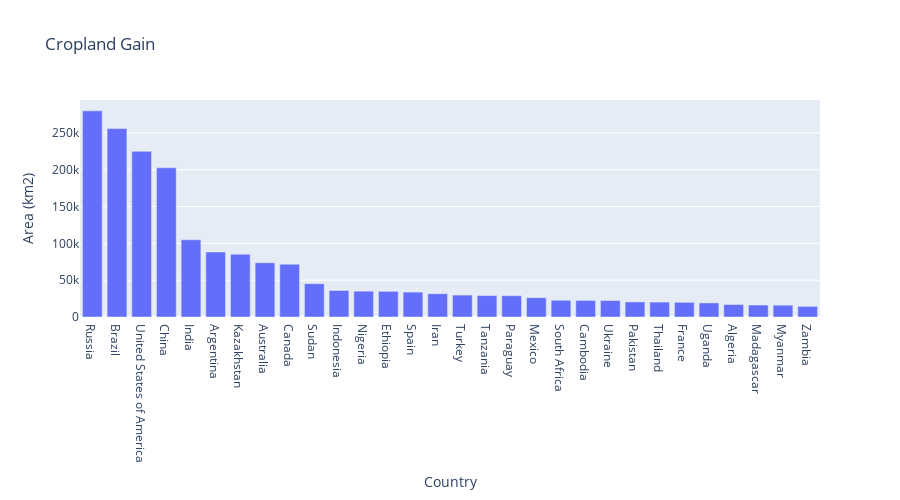

Source (notebook cell):
### Code cell
geemap.bar_chart(
    esri_cropland_gain, x = 'NAME', y = 'sum', max_rows = 30, x_label = 'Country', y_label = 'Area (km2)', title = 'Cropland Gain'
)

### Figure 1 — Plotly figure (JSON) as saved in the notebook; plotly's stock layout.template omitted (floating-point values rounded to 4 significant figures)
{"data": [{"alignmentgroup": "True", "hovertemplate": "Country=%{x}<br>Area (km2)=%{y}<extra></extra>", "legendgroup": "", "marker": {"color": "#636efa", "pattern": {"shape": ""}}, "name": "", "offsetgroup": "", "orientation": "v", "showlegend": false, "textposition": "auto", "type": "bar", "x": ["Russia", "Brazil", "United States of America", "China", "India", "Argentina", "Kazakhstan", "Australia", "Canada", "Sudan", "Indonesia", "Nigeria", "Ethiopia", "Spain", "Iran", "Turkey", "Tanzania", "Paraguay", "Mexico", "South Africa", "Cambodia", "Ukraine", "Pakistan", "Thailand", "France", "Uganda", "Algeria", "Madagascar", "Myanmar", "Zambia"], "xaxis": "x", "y": [279900.0, 255800.0, 224900.0, 202600.0, 104900.0, 88250.0, 85210.0, 73660.0, 71690.0, 45190.0, 36030.0, 35090.0, 34840.0, 33780.0, 31570.0, 29768, 29100.0, 28910.0, 26210.0, 22720.0, 22510.0, 22380.0, 20430.0, 20270.0, 19940.0, 19140.0, 16910.0, 16240.0, 16030.0, 14470.0], "yaxis": "y"}], "layout": {"barmode": "group", "height": 500, "legend": {"title": {"text": "Years"}, "tracegroupgap": 0}, "title": {"text": "Cropland Gain"}, "xaxis": {"anchor": "y", "domain": [0, 1], "title": {"text": "Country"}}, "yaxis": {"anchor": "x", "domain": [0, 1], "title": {"text": "Area (km2)"}}}}
